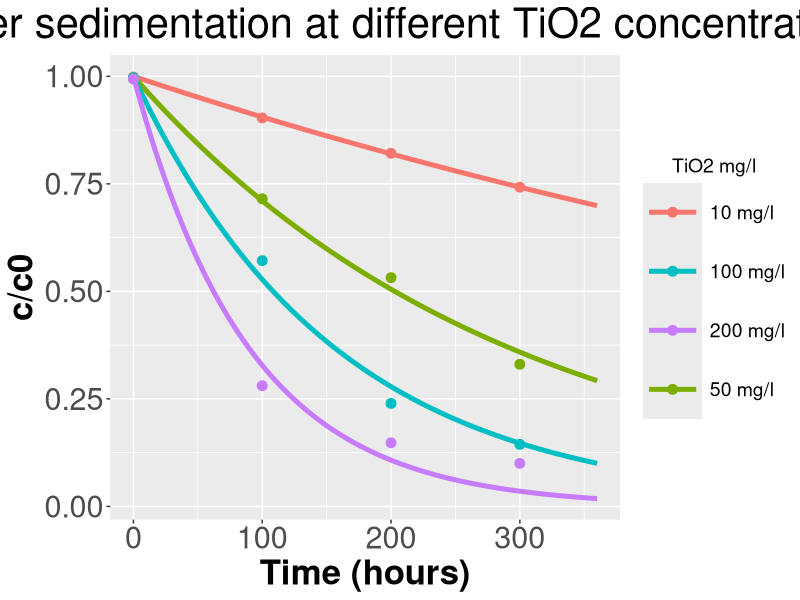
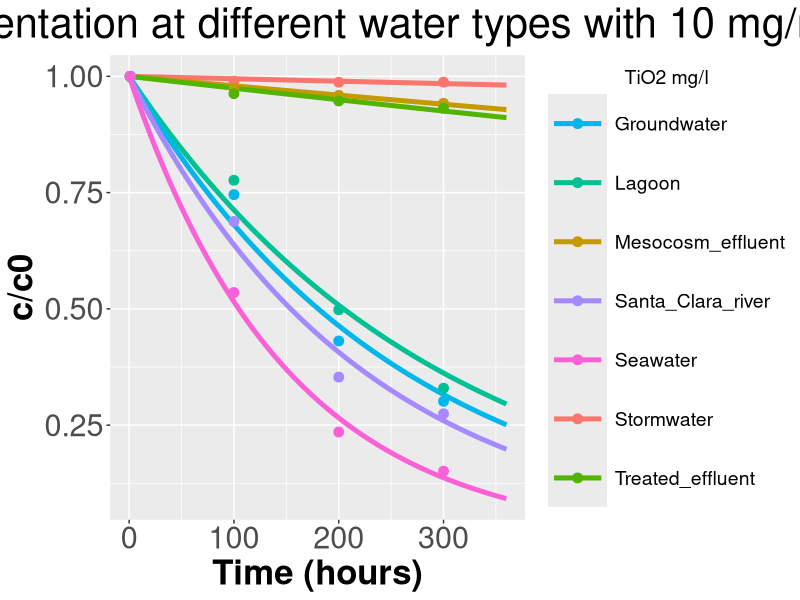

Generate these figures, in order, with R:
setwd("C:/Users/vassi/Documents/GitHub/TiO2_aggregation_and_uptake/TiO2_sedimentation/Keller_data")

mesocosm_data <- read.csv("Keller_mesocosm_sedimentation.csv")
mesocosm_data[,1] <- round(mesocosm_data[,1])
colnames(mesocosm_data) <- c("Time", "C/C0")

sed_function <- function(time, inits, params){
  with(as.list(c(inits, params)),{
    
    dC_water <- - k_sed*C_water
    
    list(dC_water)
  })
}

mse_custom <- function(observed, predicted){
  mean((observed - predicted)^2)
}

obj_function <- function(x){
  k_sed <- x
  mse_scores <- c()
  initial_water_concentrations <- c(10,50,100,200) # mg TiO2/L  Initial concentrations in Keller experiments
  for (i in 1:4) {
    sol_times <- seq(0,360)
    inits <- c("C_water" = initial_water_concentrations[i])
    solution <- data.frame(deSolve::ode(times = sol_times,  func = sed_function, y = inits,
                                       parms = c("k_sed"=k_sed),
                                       method="lsodes",
                                       rtol = 1e-3, atol = 1e-3))
    results <- data.frame(solution$time, solution$C_water/inits)  
    colnames(results) <- c("Time", "Remaining_Concentration_fraction")
    keep_predictions <- results[results$Time %in% mesocosm_data$Time,]
    mse_scores[i] <- mse_custom(mesocosm_data$`C/C0`, keep_predictions$Remaining_Concentration_fraction)
  }
  minimize <- mean(mse_scores)
  return(minimize)
}

# Inputs
x0 <- 100
initial_water_concentrations <- c(10,50,100,200) # mg TiO2/L  Initial concentrations in Keller experiments

N_iter <- 100

opts <- list( "algorithm" = "NLOPT_LN_SBPLX", #"NLOPT_LN_NEWUOA",  #"NLOPT_LN_SBPLX" ,
              "xtol_rel" = 1e-06,
              "ftol_rel" = 0.0,
              "ftol_abs" = 0.0,
              "xtol_abs" = 0.0 ,
              "maxeval" = N_iter,
              "print_level" = 1)

optimization <- nloptr::nloptr( x0 = x0,
                                eval_f = obj_function,
                                lb	= 0,
                                opts = opts)

# Transform ksed units from "1/min" to "1/h"
optimization$solution*60

#################

# calculate the ksed for artificial seawater 
seawater_data <-read.csv("Keller_artificial_seawater_sedimentation.csv")
colnames(seawater_data) <- c("Time", "C/C0_10", "C/C0_50", "C/C0_100", "C/C0_200")

obj_function_seawater <- function(x){
  k_sed <-  x
  mse_scores <- c()
  initial_water_concentrations <- c(10,50,100,200) # mg TiO2/L  Initial concentrations in Keller experiments
  for (i in 1:4) {
    params <- c("k_sed" = k_sed[i])
    sol_times <- seq(0,360)
    inits <- c("C_water" = initial_water_concentrations[i])
    solution <- data.frame(deSolve::ode(times = sol_times,  func = sed_function, y = inits,
                                        parms = params,
                                        method="lsodes",
                                        rtol = 1e-3, atol = 1e-3))
    results <- data.frame(solution$time, solution$C_water/inits)  
    colnames(results) <- c("Time", "Remaining_Concentration_fraction")
    keep_predictions <- results[results$Time %in% seawater_data$Time,]
    mse_scores[i] <- mse_custom(seawater_data[,i+1], keep_predictions$Remaining_Concentration_fraction)
  }
  minimize <- mean(mse_scores)
  return(minimize)
}

# Inputs
set.seed(0)
x0 <- runif(4, 0, 1e-03)
initial_water_concentrations <- c(10,50,100,200) # mg TiO2/L  Initial concentrations in Keller experiments

N_iter <- 500

opts <- list( "algorithm" = "NLOPT_LN_SBPLX", #"NLOPT_LN_NEWUOA",  #"NLOPT_LN_SBPLX" ,
              "xtol_rel" = 1e-06,
              "ftol_rel" = 0.0,
              "ftol_abs" = 0.0,
              "xtol_abs" = 0.0 ,
              "maxeval" = N_iter,
              "print_level" = 1)

optimization_2 <- nloptr::nloptr(x0 = x0,
                                eval_f = obj_function_seawater,
                                lb	= rep(0,4),
                                opts = opts)

optimization_2

# Transform ksed units from "1/min" to "1/h"
optimization_2$solution*60

# visualization

k_sed <-  optimization_2$solution
mse_scores <- c()
initial_water_concentrations <- c(10,50,100,200) # mg TiO2/L  Initial concentrations in Keller experiments
sol_times <- seq(0,360)
keep_predictions <- data.frame(matrix(data=NA, nrow = length(sol_times), ncol = dim(seawater_data)[2]))
keep_predictions[,1] <- sol_times
colnames(keep_predictions) <- c("Time", "C/C0_10", "C/C0_50", "C/C0_100", "C/C0_200")
for (i in 1:4) {
  params <- c("k_sed" = k_sed[i])
  inits <- c("C_water" = initial_water_concentrations[i])
  solution <- data.frame(deSolve::ode(times = sol_times,  func = sed_function, y = inits,
                                      parms = params,
                                      method="lsodes",
                                      rtol = 1e-3, atol = 1e-3))
  results <- data.frame(solution$time, solution$C_water/inits)  
  colnames(results) <- c("Time", "Remaining_Concentration_fraction")
  keep_predictions[,i+1] <- results[,2]
}

library(ggplot2)
cls <- c("10 mg/l"="#F8766D", "50 mg/l"="#7CAE00", "100 mg/l"="#00BFC4", "200 mg/l"="#C77CFF")

colnames(keep_predictions) <- c("Time", "C_C0_10", "C_C0_50", "C_C0_100", "C_C0_200")
colnames(seawater_data) <- c("Time", "C_C0_10", "C_C0_50", "C_C0_100", "C_C0_200")

keller_1 <- ggplot()+
  geom_line(data = keep_predictions, aes(x=Time, y=C_C0_10, color="10 mg/l"), size=1.7)+
  geom_line(data = keep_predictions, aes(x=Time, y=C_C0_50, color="50 mg/l"), size=1.7)+
  geom_line(data = keep_predictions, aes(x=Time, y=C_C0_100, color="100 mg/l"), size=1.7)+
  geom_line(data = keep_predictions, aes(x=Time, y=C_C0_200, color="200 mg/l"), size=1.7)+
  
  geom_point(data = seawater_data, aes(x=Time, y=C_C0_10, color="10 mg/l"), size=3)+
  geom_point(data = seawater_data, aes(x=Time, y=C_C0_50, color="50 mg/l"), size=3)+
  geom_point(data = seawater_data, aes(x=Time, y=C_C0_100, color="100 mg/l"), size=3)+
  geom_point(data = seawater_data, aes(x=Time, y=C_C0_200, color="200 mg/l"), size=3)+
  
  labs(title = ("Seawater sedimentation at different TiO2 concentrations"),
       y = "c/c0", x = "Time (hours)")+
  theme(plot.title = element_text(hjust = 0.5,size=30), 
        axis.title.y =element_text(hjust = 0.5,size=25,face="bold"),
        axis.text.y=element_text(size=22),
        axis.title.x =element_text(hjust = 0.5,size=25,face="bold"),
        axis.text.x=element_text(size=22),
        legend.title=element_text(hjust = 0.5,size=25), 
        legend.text=element_text(size=22)) + 
  
  scale_color_manual("TiO2 mg/l", values=cls)+
  theme(legend.key.size = unit(1.5, 'cm'),  
        legend.title = element_text(size=14),
        legend.text = element_text(size=14),
        axis.text = element_text(size = 14))


###################################
# calculate the k_sed for the rest water types 
# using the data fot TiO2 concentration of 10mg/l

extra_data <- read.csv("Keller_different_water_types_10_mg_ml_sedimentation.csv")
extra_data[1,] <- 1
obj_function_seawater <- function(x){
  k_sed <-  x
  mse_scores <- c()
  initial_water_concentrations <- 10 # mg TiO2/L  Initial concentration in Keller experiments
  for (i in 1:(dim(extra_data)[2]-1)) {
    params <- c("k_sed" = k_sed[i])
    sol_times <- seq(0,360)
    inits <- c("C_water" = initial_water_concentrations)
    solution <- data.frame(deSolve::ode(times = sol_times,  func = sed_function, y = inits,
                                        parms = params,
                                        method="lsodes",
                                        rtol = 1e-3, atol = 1e-3))
    results <- data.frame(solution$time, solution$C_water/inits)  
    colnames(results) <- c("Time", "Remaining_Concentration_fraction")
    keep_predictions <- results[results$Time %in% extra_data$Time,]
    mse_scores[i] <- mse_custom(extra_data[,i+1], keep_predictions$Remaining_Concentration_fraction)
  }
  minimize <- mean(mse_scores)
  return(minimize)
}

# Inputs
set.seed(0)
x0 <- runif(7, 0, 1e-03)

N_iter <- 500

opts <- list( "algorithm" = "NLOPT_LN_SBPLX", #"NLOPT_LN_NEWUOA",  #"NLOPT_LN_SBPLX" ,
              "xtol_rel" = 1e-06,
              "ftol_rel" = 0.0,
              "ftol_abs" = 0.0,
              "xtol_abs" = 0.0 ,
              "maxeval" = N_iter,
              "print_level" = 1)

optimization_3 <- nloptr::nloptr( x0 = x0,
                                  eval_f = obj_function_seawater,
                                  lb	= rep(0,7),
                                  opts = opts)

optimization_3

# visualization

k_sed <-  optimization_3$solution
initial_water_concentrations <- 10 # mg TiO2/L  Initial concentrations in Keller experiments
sol_times <- seq(0,360)
keep_predictions <- data.frame(matrix(data=NA, nrow = length(sol_times), ncol = dim(extra_data)[2]))
keep_predictions[,1] <- sol_times
colnames(keep_predictions) <- colnames(extra_data) #c("Time", "C/C0_10", "C/C0_50", "C/C0_100", "C/C0_200")
for (i in 1:(dim(extra_data)[2]-1)) {
  params <- c("k_sed" = k_sed[i])
  inits <- c("C_water" = initial_water_concentrations)
  solution <- data.frame(deSolve::ode(times = sol_times,  func = sed_function, y = inits,
                                      parms = params,
                                      method="lsodes",
                                      rtol = 1e-3, atol = 1e-3))
  results <- data.frame(solution$time, solution$C_water/inits)  
  colnames(results) <- c("Time", "Remaining_Concentration_fraction")
  keep_predictions[,i+1] <- results[,2]
}

library(ggplot2)
# print(hue_pal()(7)) # to return 7 color codes 
cls <- c("Stormwater"="#F8766D", "Mesocosm_effluent"="#C49A00", "Treated_effluent"="#53B400", "Lagoon"="#00C094", 
         "Groundwater"="#00B6EB", "Santa_Clara_river"="#A58AFF",  "Seawater"="#FB61D7")
keller_2 <- ggplot()+
  geom_line(data = keep_predictions, aes(x=Time, y=Stormwater, color="Stormwater"), size=1.7)+
  geom_line(data = keep_predictions, aes(x=Time, y=Mesocosm_effluent, color="Mesocosm_effluent"), size=1.7)+
  geom_line(data = keep_predictions, aes(x=Time, y=Treated_effluent, color="Treated_effluent"), size=1.7)+
  geom_line(data = keep_predictions, aes(x=Time, y=Lagoon, color="Lagoon"), size=1.7)+
  geom_line(data = keep_predictions, aes(x=Time, y=Groundwater, color="Groundwater"), size=1.7)+
  geom_line(data = keep_predictions, aes(x=Time, y=Santa_Clara_river, color="Santa_Clara_river"), size=1.7)+
  geom_line(data = keep_predictions, aes(x=Time, y=Seawater, color="Seawater"), size=1.7)+
  
  
  geom_point(data = extra_data, aes(x=Time, y=Stormwater, color="Stormwater"), size=3)+
  geom_point(data = extra_data, aes(x=Time, y=Mesocosm_effluent, color="Mesocosm_effluent"), size=3)+
  geom_point(data = extra_data, aes(x=Time, y=Treated_effluent, color="Treated_effluent"), size=3)+
  geom_point(data = extra_data, aes(x=Time, y=Lagoon, color="Lagoon"), size=3)+
  geom_point(data = extra_data, aes(x=Time, y=Groundwater, color="Groundwater"), size=3)+
  geom_point(data = extra_data, aes(x=Time, y=Santa_Clara_river, color="Santa_Clara_river"), size=3)+
  geom_point(data = extra_data, aes(x=Time, y=Seawater, color="Seawater"), size=3)+
  
  labs(title = ("Seawater sedimentation at different water types with 10 mg/ml TiO2"),
       y = "c/c0", x = "Time (hours)")+
  theme(plot.title = element_text(hjust = 0.5,size=30), 
        axis.title.y =element_text(hjust = 0.5,size=25,face="bold"),
        axis.text.y=element_text(size=22),
        axis.title.x =element_text(hjust = 0.5,size=25,face="bold"),
        axis.text.x=element_text(size=22),
        legend.title=element_text(hjust = 0.5,size=25), 
        legend.text=element_text(size=22)) + 
  
  scale_color_manual("TiO2 mg/l", values=cls)+
  theme(legend.key.size = unit(1.5, 'cm'),  
        legend.title = element_text(size=14),
        legend.text = element_text(size=14),
        axis.text = element_text(size = 14))
